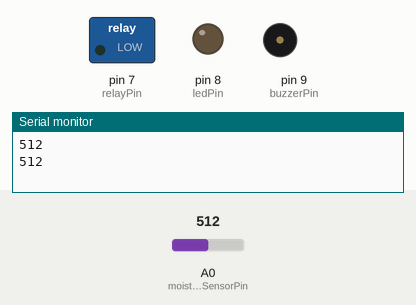
The sketch below on a simulated Arduino Uno, built with avr-gcc and run on an emulated ATmega328P. On the bench: switched loads named in the sketch (green lamp = pin HIGH), output pins drawn as LEDs (lit = HIGH), buzzer (waves = sounding, pin HIGH), the last lines printed to the serial monitor. The inputs (shaded band) are chosen by the test bench; at power-on: A0 (moistureSensorPin) = 512.

Above: at 1.8 s.
1.9 s: A0 (moistureSensorPin) set to 490
At 2.3 s:
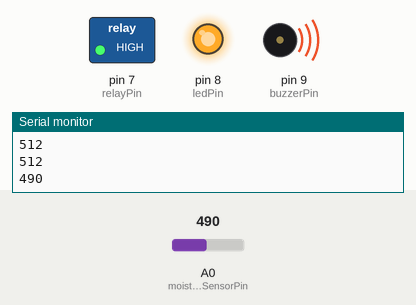
3.5 s: A0 (moistureSensorPin) set to 510
At 5.0 s:
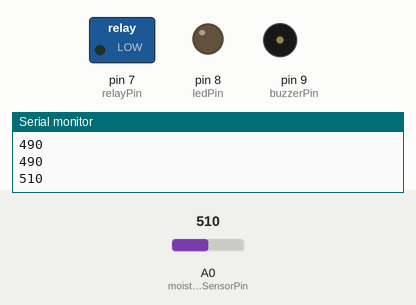
5.5 s: A0 (moistureSensorPin) set to 306
At 6.5 s:
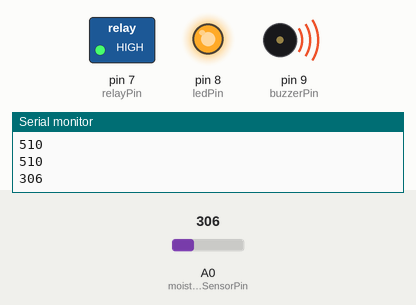
Timing chart, 0 to 8.5 s (numbered marks = the images above; inputs shaded):
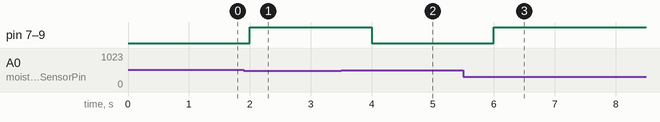

The sketch:

hourlybuzzer_using_rtc_ds3231sn.ino
```cpp
int moistureSensorPin=A0;
int ledPin=8;
int buzzerPin=9;
int relayPin=7;
int threshold=500;

void setup(){
   pinMode(ledPin, OUTPUT);
   pinMode(buzzerPin, OUTPUT);
   pinMode(relayPin, OUTPUT);
   Serial.begin(9600);

}
 void loop (){
  int moistureValue= analogRead(moistureSensorPin);
  Serial.println(moistureValue);

  if (moistureValue < threshold){
    digitalWrite (ledPin, HIGH);
    digitalWrite (buzzerPin, HIGH);
    digitalWrite (relayPin, HIGH);
  }
  else {
      digitalWrite (ledPin, LOW);
    digitalWrite (buzzerPin, LOW);
    digitalWrite (relayPin, LOW);
  }
  delay(1000);  // wait for 1 second
 }
```

Measured:
- the behaviour switches between 500 and 499 on A0 (moistureSensorPin) (found by bisection; images 0 and 1)
- after the input at 1.9 s, pin 7 (relayPin), pin 8 (ledPin), pin 9 (buzzerPin): LOW → HIGH after 0.10 s
- after the input at 3.5 s, pin 7 (relayPin), pin 8 (ledPin), pin 9 (buzzerPin): HIGH → LOW after 0.50 s
- after the input at 5.5 s, pin 7 (relayPin), pin 8 (ledPin), pin 9 (buzzerPin): LOW → HIGH after 0.50 s
